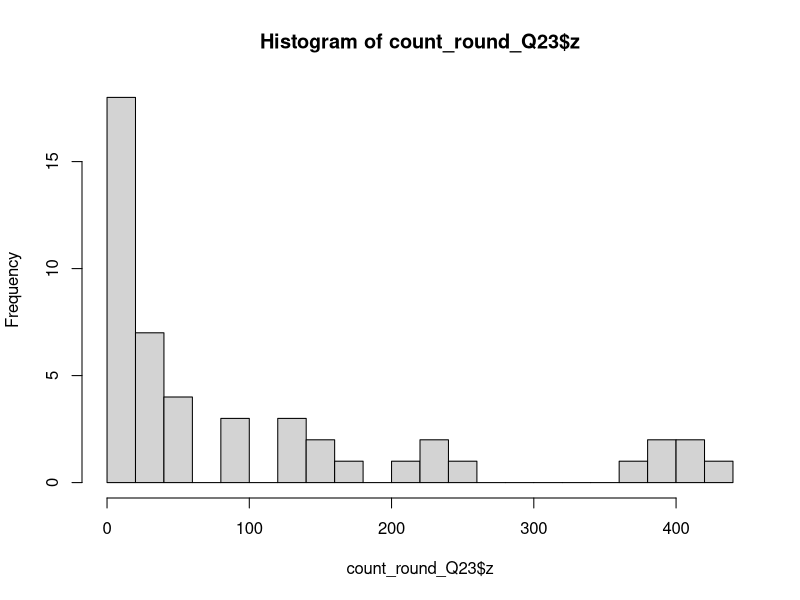
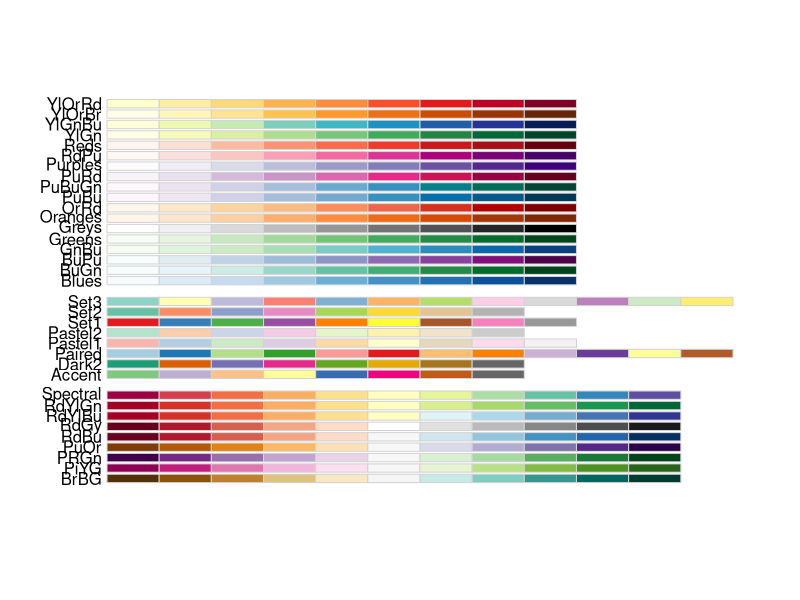
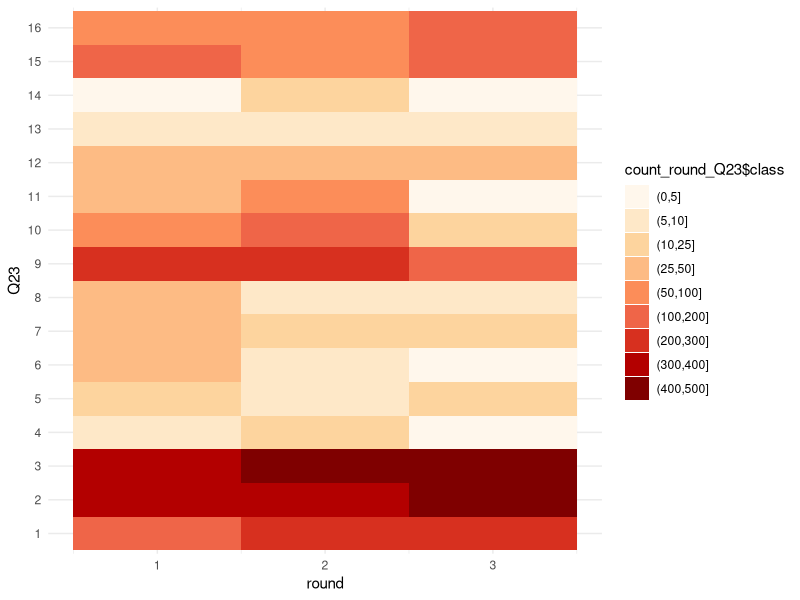
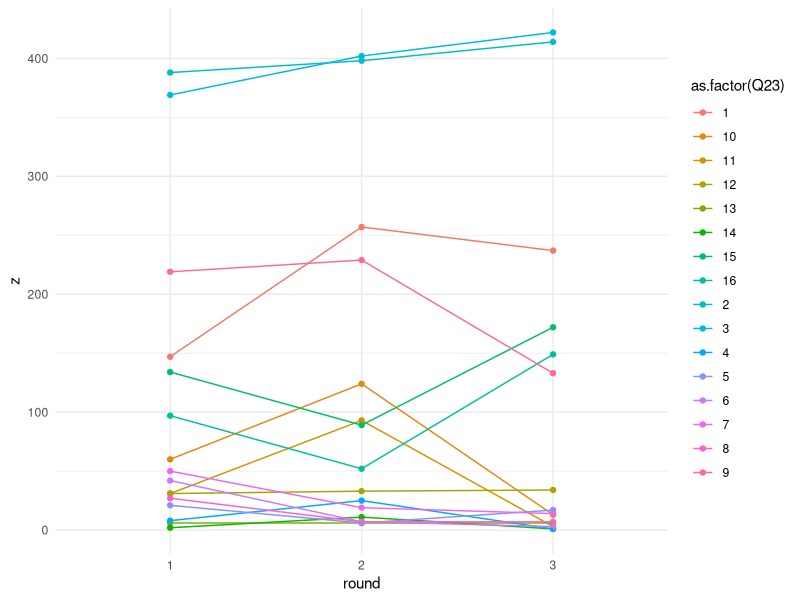
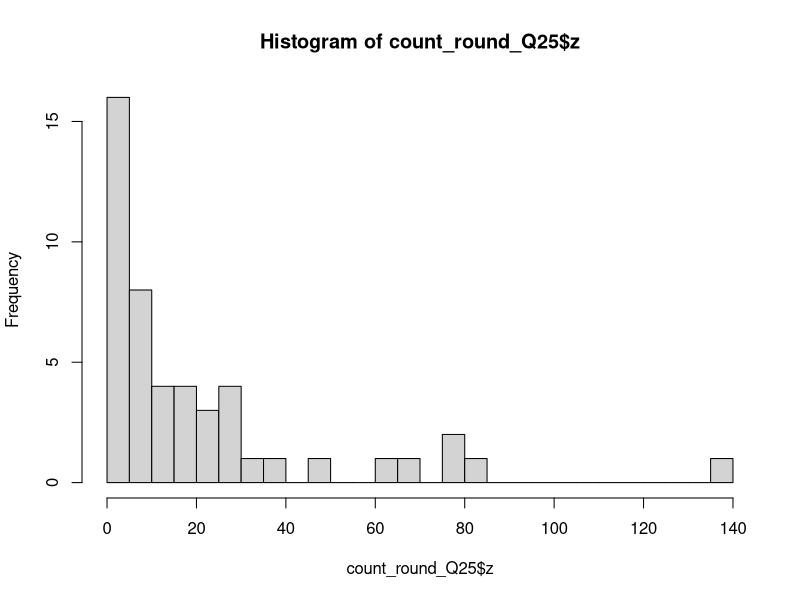
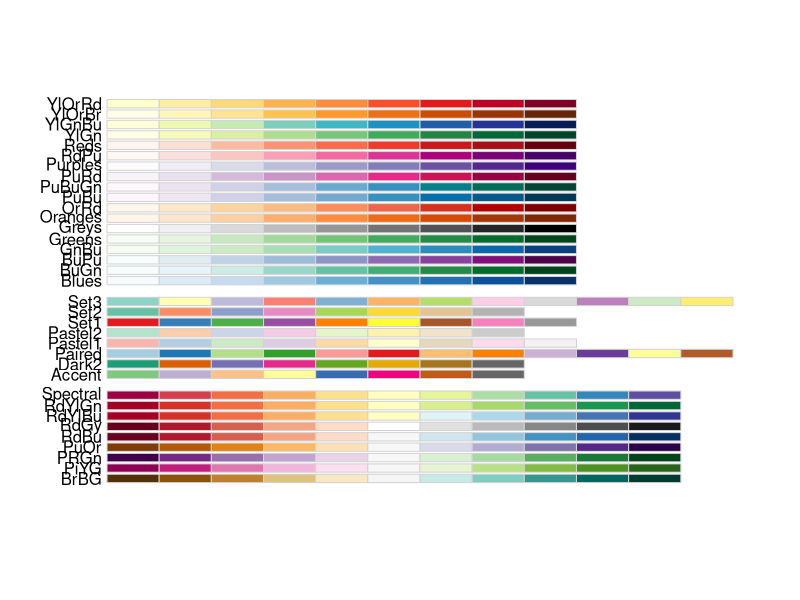
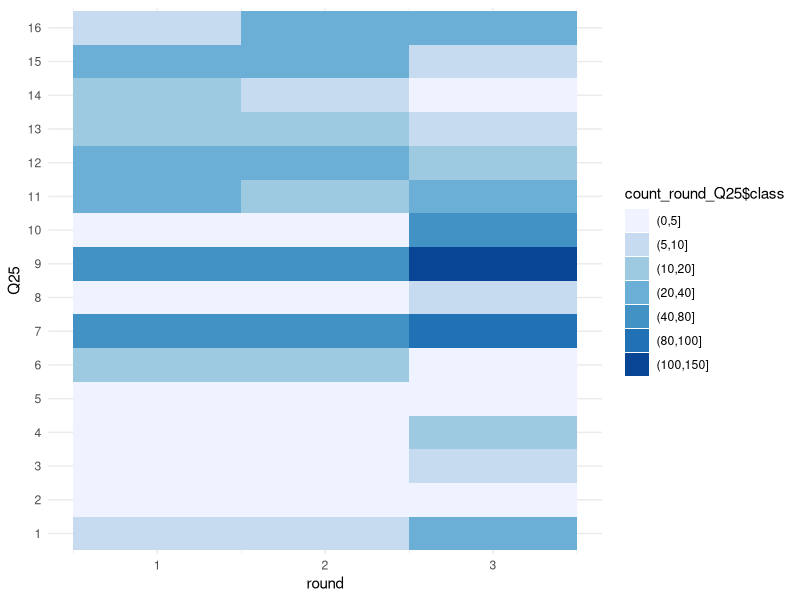
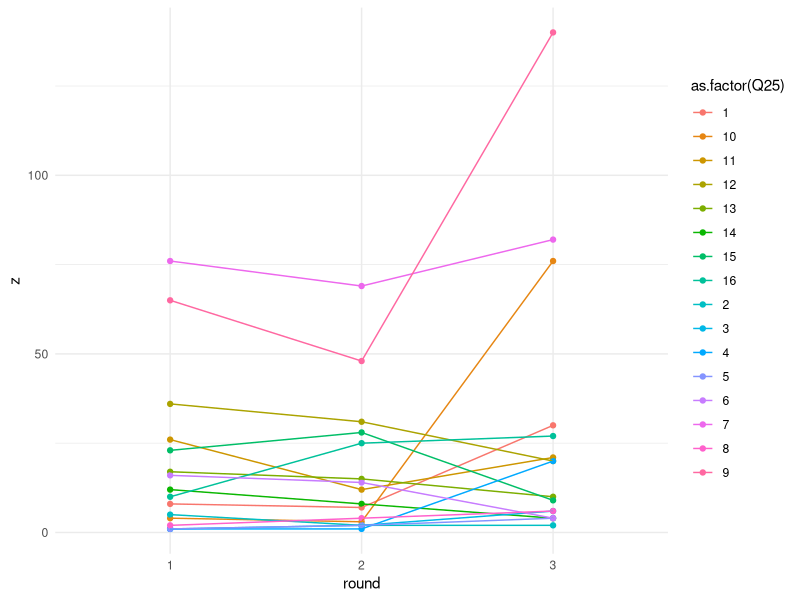

These charts were generated, in order, by the following R code: (Note: this script raises an error after producing the figures.)
install.packages("dplyr")
install.packages("plyr")
install.packages("tidyr")
install.packages("ggplot2")
install.packages("RColorBrewer")
install.packages("rjson")
library(rjson)
library(dplyr)
library(tidyr)
library(RColorBrewer)
library(ggplot2)
# library(gridExtra) -- to assess: grid.arrange(x, y, ncol=2)


# import
pdm1 <- read.table("./combined_3_rounds/pdm1.csv", sep = ",", header = TRUE, quote = "")
pdm2 <- read.table("./combined_3_rounds/pdm2.csv", sep = ",", header = TRUE, quote = "")
pdm3 <- read.table("./combined_3_rounds/pdm3.csv", sep = ",", header = TRUE, quote = "")

#pdm1 <- read.table("./data/pdm1.csv", sep = ",", header = TRUE, quote = "")
#pdm2 <- read.table("./data/pdm2.csv", sep = ",", header = TRUE, quote = "")
#pdm3 <- read.table("./data/pdm3.csv", sep = ",", header = TRUE, quote = "")
#pdm3_bis <- read.table("./data/pdm_combined.csv", sep = ",", header = TRUE, quote = "")

# all beneficiaries
all_ben <- read.table("./all_beneficiaries.csv", sep = ",", header = TRUE, quote = "")
all_ben <- tbl_df(all_ben)
all_ben <- filter(all_ben, Poverty.Threshold != "")
#all_ben <- filter(all_ben, Poverty.Threshold != "Children with specific need (not abject or absolut)")


all_gender <- table(all_ben$ChildSex)
all_gender <- all_gender / length(all_ben$ID)


all_ben$ageClass <- cut(all_ben$ChildAge, breaks=c(-1,1,4,11,15,17))
all_age <- table(all_ben$ageClass)
all_age <- all_age / length(all_ben$ID)
#   (-1,1]      (1,4]     (4,11]    (11,15]    (15,17] 
#0.07769890 0.17814382 0.45200840 0.21201290 0.08013598 

all_pov <- table(all_ben$Poverty.Threshold)
all_pov <- all_pov / length(all_ben$ID)
# other
# 0.31931912 
# abject 
# 0.39190642 
# absolute 
# 0.27182743 
# Children with specific need (not abject or absolut) 
# 0.01694703 

# dataset dims
dim(pdm1) # 500 120 
dim(pdm2) # 500 191
dim(pdm3) # 499 190
# dim(pdm3_bis) # 431 190


# common variables
col_pdm1 <- names(pdm1)
col_pdm2 <- names(pdm2)
col_pdm3 <- names(pdm3)
# col_pdm3_bis <- names(pdm3_bis)

# pairwise
length(intersect(col_pdm1, col_pdm2)) # have 119 in common
length(intersect(col_pdm1, col_pdm3)) # have 118 in common
length(intersect(col_pdm2, col_pdm3)) # have 190 in common

# length(intersect(col_pdm1, col_pdm3bis)) # have 118 in common
# length(intersect(col_pdm2, col_pdm3_bis)) # have 190 in common

# all 3
length(intersect(intersect(col_pdm1, col_pdm2), col_pdm3)) # have 118 in common
#length(intersect(intersect(col_pdm1, col_pdm2), col_pdm3bis)) # have 118 in common

# common columns
comm_col <- intersect(intersect(col_pdm1, col_pdm2), col_pdm3) 
# comm_col_bis <- intersect(intersect(col_pdm1, col_pdm2), col_pdm3_bis) 

# subset pdms for commun variables only
pdm1_com <- pdm1[comm_col]
pdm2_com <- pdm2[comm_col]
pdm3_com <- pdm3[comm_col]

#pdm1_com_bis <- pdm1[comm_col_bis]
#pdm2_com_bis <- pdm2[comm_col_bis]
#pdm3_com_bis <- pdm3[comm_col_bis]

# tagging by rounds
pdm1_com$ROUND <- 1
pdm2_com$ROUND <- 2
pdm3_com$ROUND <- 3

#pdm1_com_bis$ROUND <- 1
#pdm2_com_bis$ROUND <- 2
#pdm3_com_bis$ROUND <- 3


# merging/appending data frames
pdm <- rbind(pdm1_com, pdm2_com)
pdm <- rbind(pdm, pdm3_com)

#pdm_bis <- rbind(pdm1_com_bis, pdm2_com_bis)
#pdm_bis <- rbind(pdm_bis, pdm3_com_bis)

# get household UNHCR File n° present in all 3 rounds
ids_round1 <- unique(pdm[pdm$ROUND == 1,c("M2")])
ids_round2 <- unique(pdm[pdm$ROUND == 2,c("M2")])
ids_round3 <- unique(pdm[pdm$ROUND == 3,c("M2")])
length(intersect(intersect(ids_round1,ids_round2), ids_round3)) # get 208 only

# get household Mobile n° present in all 3 rounds
mobiles_round1 <- unique(pdm[pdm$ROUND == 1,c("M3")])
mobiles_round2 <- unique(pdm[pdm$ROUND == 2,c("M3")])
mobiles_round3 <- unique(pdm[pdm$ROUND == 3,c("M3")])
length(intersect(intersect(mobiles_round1,mobiles_round2), mobiles_round3)) # get 285 only

#ids_round1_bis <- unique(pdm_bis[pdm_bis$ROUND == 1,c("M2")])
#ids_round2_bis <- unique(pdm_bis[pdm_bis$ROUND == 2,c("M2")])
#ids_round3_bis <- unique(pdm_bis[pdm_bis$ROUND == 3,c("M2")])
#length(intersect(intersect(ids_round1_bis,ids_round2_bis), ids_round3_bis)) # get 363 only

# get household Serial present in all 3 rounds
serials_round1 <- unique(pdm[pdm$ROUND == 1,c("Serial")])
serials_round2 <- unique(pdm[pdm$ROUND == 2,c("Serial")])
serials_round3 <- unique(pdm[pdm$ROUND == 3,c("Serial")])


length(intersect(intersect(serials_round1,serials_round2), serials_round3)) # get 431 only
common_serials <- intersect(intersect(serials_round1,serials_round2), serials_round3)

#serials_round1_bis <- unique(pdm_bis[pdm_bis$ROUND == 1,c("Serial")])
#serials_round2_bis <- unique(pdm_bis[pdm_bis$ROUND == 2,c("Serial")])
#serials_round3_bis <- unique(pdm_bis[pdm_bis$ROUND == 3,c("Serial")])
#length(intersect(intersect(serials_round1_bis,serials_round2_bis), serials_round3_bis)) # get 429 only
# IDEM THAN WITH DEFAULT PDM3 FILE !!

# get cleaned data - common households over 3 rounds with same variables
data <- pdm[pdm$Serial %in% common_serials,]

# switching to dplyr now
data <- tbl_df(data)

# PREPARE CHILDREN DATASET - PROFILE (select last round only)
data_round3 <- filter(data, ROUND == 3) # using round 3 as reference
# write a function for that, please !
c1 <- select(data_round3, Serial, D4A.1:D4E.1)
names(c1) <- c("hh","gender","age", "edu_rec", "edu_type", "work")
c2 <- select(data_round3, Serial, D4A.2:D4E.2)
names(c2) <- c("hh","gender","age", "edu_rec", "edu_type", "work")
c3 <- select(data_round3, Serial, D4A.3:D4E.3)
names(c3) <- c("hh","gender","age", "edu_rec", "edu_type", "work")
c4 <- select(data_round3, Serial, D4A.4:D4E.4)
names(c4) <- c("hh","gender","age", "edu_rec", "edu_type", "work")
c5 <- select(data_round3, Serial, D4A.5:D4E.5)
names(c5) <- c("hh","gender","age", "edu_rec", "edu_type", "work")
c6 <- select(data_round3, Serial, D4A.6:D4E.6)
names(c6) <- c("hh","gender","age", "edu_rec", "edu_type", "work")
c7 <- select(data_round3, Serial, D4A.7:D4E.7)
names(c7) <- c("hh","gender","age", "edu_rec", "edu_type", "work")
c8 <- select(data_round3, Serial, D4A.8:D4E.8)
names(c8) <- c("hh","gender","age", "edu_rec", "edu_type", "work")
c9 <- select(data_round3, Serial, D4A.9:D4E.9)
names(c9) <- c("hh","gender","age", "edu_rec", "edu_type", "work")

children <- bind_rows(c1,c2,c3,c4,c5,c6,c7,c8,c9)



# remove rows where age = "U" [code for NA in data provided]
#children <- children[!is.na(children$age),]
children <- filter(children, age != "U")
children <- mutate(children, age = as.numeric(age)) # coerce as.numeric

# sort by hh (id)
children <- arrange(children, hh)

# ceiling age < 1 to round them to 1 -- coding is wierd anyway: 0.11, 0.6, ...
children <- mutate(children, age = ceiling(age))


# export to json
children_json <- toJSON(unname(split(children, 1:nrow(children))))
# cat(test)

sink("children.json")
cat(children_json)
sink()


# PREPARE EDUCATION DATASET 
# write a function for that, please !
c1 <- select(data, Serial, D4A.1:D4E.1, ROUND, D5, M4, S2)
names(c1) <- c("hh","gender","age", "edu_rec", "edu_type", "work", "round", "head", "pov_line", "loc")
c2 <- select(data, Serial, D4A.2:D4E.2, ROUND, D5, M4, S2)
names(c2) <- c("hh","gender","age", "edu_rec", "edu_type", "work", "round", "head", "pov_line", "loc")
c3 <- select(data, Serial, D4A.3:D4E.3, ROUND, D5, M4, S2)
names(c3) <- c("hh","gender","age", "edu_rec", "edu_type", "work", "round", "head", "pov_line", "loc")
c4 <- select(data, Serial, D4A.4:D4E.4, ROUND, D5, M4, S2)
names(c4) <- c("hh","gender","age", "edu_rec", "edu_type", "work", "round", "head", "pov_line", "loc")
c5 <- select(data, Serial, D4A.5:D4E.5, ROUND, D5, M4, S2)
names(c5) <- c("hh","gender","age", "edu_rec", "edu_type", "work", "round", "head", "pov_line", "loc")
c6 <- select(data, Serial, D4A.6:D4E.6, ROUND, D5, M4, S2)
names(c6) <- c("hh","gender","age", "edu_rec", "edu_type", "work", "round", "head", "pov_line", "loc")
c7 <- select(data, Serial, D4A.7:D4E.7, ROUND, D5, M4, S2)
names(c7) <- c("hh","gender","age", "edu_rec", "edu_type", "work", "round", "head", "pov_line", "loc")
c8 <- select(data, Serial, D4A.8:D4E.8, ROUND, D5, M4, S2)
names(c8) <- c("hh","gender","age", "edu_rec", "edu_type", "work", "round", "head", "pov_line", "loc")
c9 <- select(data, Serial, D4A.9:D4E.9, ROUND, D5, M4, S2)
names(c9) <- c("hh","gender","age", "edu_rec", "edu_type", "work", "round", "head", "pov_line", "loc")

edu <- bind_rows(c1,c2,c3,c4,c5,c6,c7,c8,c9)
edu <- filter(edu, age != "U")
edu <- select(edu, hh, gender, age, edu_rec, round, head, pov_line, loc)

edu$loc[edu$loc %in% c(7,8,9,10, 12)] <- 99

edu <- mutate(edu, age = as.numeric(age)) # coerce as.numeric

# ceiling age < 1 to round them to 1 -- coding is wierd anyway: 0.11, 0.6, ...
edu <- mutate(edu, age = ceiling(age))

# export to json
edu_json <- toJSON(unname(split(edu, 1:nrow(edu))))

sink("education.json")
cat(edu_json)
sink()


# PREPARE HOUSEHOLDS DATASET (hh: Serial, D5: head, M4: pov_line, D6: has_dis, S2: location)
households <- select(data_round3, Serial, D5, M4, D6, S2)
names(households) <- c("hh","head","pov_line", "has_dis", "loc")
# merge all others (7,8,9,10) to 99
households$loc[households$loc %in% c(7,8,9,10, 12)] <- 99

households_json <- toJSON(unname(split(households, 1:nrow(households))))
sink("households.json")
cat(households_json)
sink()


# PREPARE OUTCOMES DATASET (hh: Serial, round: ROUND, imp: Q20, needs: Q17)
outcomes <- select(data, Serial, ROUND, Q20, Q17, Q16, Q18)
# merge Q16 
# (1,2,3) -> 1 [Education expenditures]
# (4,5,6) -> 2 [Health cares expenditures]
# (7,8,9) -> 3 [Food expenditures]
# (10, 11, 12, 13, 14) -> 99 [Other expenditures]
#outcomes$Q16 <- as.numeric(levels(outcomes$Q16))[outcomes$Q16]
outcomes$Q16[outcomes$Q16 %in% c(1,2,3)] <- 1
outcomes$Q16[outcomes$Q16 %in% c(4,5,6)] <- 2
outcomes$Q16[outcomes$Q16 %in% c(7,8,9)] <- 3
outcomes$Q16[outcomes$Q16 %in% c(0, 10,11,12,13,14)] <- 99
outcomes$Q18[outcomes$Q18 %in% c(0)] <- 2

names(outcomes) <- c("hh","round","imp", "needs", "exp_child_most", "cov_child_exp")
outcomes_json <- toJSON(unname(split(outcomes, 1:nrow(outcomes))))
sink("outcomes.json")
cat(outcomes_json)
sink()


# PREPARE MAIN SOURCES OF INCOME DATASET [1: UN cash assistance, 2: WFP voucher, 5: Paid labour]
sources_income <- select(data, Serial, ROUND, D9)
split_D9 <- strsplit(as.character(sources_income$D9), split = " ")
serial <- rep(sources_income$Serial, sapply(split_D9, length))
round <- rep(sources_income$ROUND, sapply(split_D9, length))
sources_income_single <- data.frame(serial = serial, round = round, D9 = unlist(split_D9))
sources_income_single <- tbl_df(sources_income_single)
# merge  3,4,6,7,97 to 99 [other]

sources_income_single$D9 <- as.numeric(levels(sources_income_single$D9))[sources_income_single$D9]
sources_income_single$D9[sources_income_single$D9 %in% c(3,4,6,7,97)] <- 99

#sources_income_single %>% group_by(round, D9) %>% summarise(perc = round((n() / 431)*100))

names(sources_income_single) <- c("hh","round","income")
incomes_json <- toJSON(unname(split(sources_income_single, 1:nrow(sources_income_single))))
sink("incomes.json")
cat(incomes_json)
sink()


# PREPARE ECONOMIC CONTRIBUTOR DATASET D8 [1: Father, 2: Mother, 3: Other adult, 4: Child over 16, 5: Child under 16, 6: None]
eco_contrib <- select(data, Serial, ROUND, D8)
split_D8 <- strsplit(as.character(eco_contrib$D8), split = " ")
serial <- rep(eco_contrib$Serial, sapply(split_D8, length))
round <- rep(eco_contrib$ROUND, sapply(split_D8, length))
eco_contrib_single <- data.frame(serial = serial, round = round, D8 = unlist(split_D8))
eco_contrib_single <- tbl_df(eco_contrib_single)

eco_contrib_single$D8 <- as.numeric(levels(eco_contrib_single$D8))[eco_contrib_single$D8]
eco_contrib_single$D8[eco_contrib_single$D8 %in% c(0)] <- 6

names(eco_contrib_single) <- c("hh","round","eco_contrib")
eco_contrib_json <- toJSON(unname(split(eco_contrib_single, 1:nrow(eco_contrib_single))))
sink("eco_contributors.json")
cat(eco_contrib_json)
sink()



# PREPARE EXPENDITURES DATASET 
expenditures <- select(data, Serial, ROUND, Q12)
split_Q12 <- strsplit(as.character(expenditures$Q12), split = " ")

serial <- rep(expenditures$Serial, sapply(split_Q12, length))
round <- rep(expenditures$ROUND, sapply(split_Q12, length))
expenditures_single <- data.frame(serial = serial, round = round, Q12 = unlist(split_Q12))
expenditures_single <- tbl_df(expenditures_single)
# merge  0 to 97 [other]
expenditures_single$Q12 <- as.numeric(levels(expenditures_single$Q12))[expenditures_single$Q12]
expenditures_single$Q12[expenditures_single$Q12 %in% c(0)] <- 97

names(expenditures_single) <- c("hh","round","exp")
expenditures_json <- toJSON(unname(split(expenditures_single, 1:nrow(expenditures_single))))
sink("expenditures.json")
cat(expenditures_json)
sink()


# PREPARE EXPENDITURES CHILDREN-SPECIFIC DATASET 
expenditures_child <- select(data, Serial, ROUND, Q14)
split_Q14 <- strsplit(as.character(expenditures_child$Q14), split = " ")

serial <- rep(expenditures_child$Serial, sapply(split_Q14, length))
round <- rep(expenditures_child$ROUND, sapply(split_Q14, length))
expenditures_child_single <- data.frame(serial = serial, round = round, Q14 = unlist(split_Q14))
expenditures_child_single <- tbl_df(expenditures_child_single)

# merge  0 -> 99, 1 -> 3, 8 -> 7, 14 -> 12, 
expenditures_child_single$Q14 <- as.numeric(levels(expenditures_child_single$Q14))[expenditures_child_single$Q14]
expenditures_child_single$Q14[expenditures_child_single$Q14 %in% c(0)] <- 99
#expenditures_child_single$Q14[expenditures_child_single$Q14 %in% c(1)] <- 3
expenditures_child_single$Q14[expenditures_child_single$Q14 %in% c(8)] <- 7
expenditures_child_single$Q14[expenditures_child_single$Q14 %in% c(14)] <- 12

# remove School fees (1) for round 1 - data collection process was wrong
# expenditures_child_single <- filter(expenditures_child_single, exp_child != 1 | round != 1)

# remove School fees (1) for all rounds - data collection process was wrong
# expenditures_child_single <- filter(expenditures_child_single, exp_child != 1 | round != 1)



names(expenditures_child_single) <- c("hh","round","exp_child")
expenditures_child_json <- toJSON(unname(split(expenditures_child_single, 1:nrow(expenditures_child_single))))
sink("expenditures_children.json")
cat(expenditures_child_json)
sink()


# PREPARE CURRENTLY USED COPING MECHANISMS - Q23
current_coping <- select(data, Serial, ROUND, Q23)
split_Q23 <- strsplit(as.character(current_coping$Q23), split = " ")
serial <- rep(current_coping$Serial, sapply(split_Q23, length))
round <- rep(current_coping$ROUND, sapply(split_Q23, length))
current_coping_single <- data.frame(serial = serial, round = round, Q23 = unlist(split_Q23))
current_coping_single <- tbl_df(current_coping_single)
# merge  0,21 to 97 [other]
current_coping_single$Q23 <- as.numeric(levels(current_coping_single$Q23))[current_coping_single$Q23]
current_coping_single$Q23[current_coping_single$Q23 %in% c(0,21)] <- 97

names(current_coping_single) <- c("hh","round","curr_cop")
current_coping_json <- toJSON(unname(split(current_coping_single, 1:nrow(current_coping_single))))
sink("current_coping_mechanisms.json")
cat(current_coping_json)
sink()

# PREPARE STOPPED COPING MECHANISMS - Q25
stopped_coping <- select(data, Serial, ROUND, Q25)
split_Q25 <- strsplit(as.character(stopped_coping$Q25), split = " ")
serial <- rep(stopped_coping$Serial, sapply(split_Q25, length))
round <- rep(stopped_coping$ROUND, sapply(split_Q25, length))
stopped_coping_single <- data.frame(serial = serial, round = round, Q25 = unlist(split_Q25))
stopped_coping_single <- tbl_df(stopped_coping_single)

# merge  0, 20, 21 to 97 [other]
stopped_coping_single$Q25 <- as.numeric(levels(stopped_coping_single$Q25))[stopped_coping_single$Q25]
stopped_coping_single$Q25[stopped_coping_single$Q25 %in% c(0,20,21, 99)] <- 97

names(stopped_coping_single) <- c("hh","round","stop_cop")
stopped_coping_json <- toJSON(unname(split(stopped_coping_single, 1:nrow(stopped_coping_single))))
sink("stopped_coping_mechanisms.json")
cat(stopped_coping_json)
sink()


# # households cutting back on education reduction - Q25 item 12
has12 <- function(list) { "12" %in% strsplit(as.character(list), split = " ")[[1]]}
criteria <- sapply(as.character(data$Q25), has12) 
#View(data[t,"Q25"])
notCuttingEdu <- data[criteria,]
byRound <- group_by(notCuttingEdu, ROUND)
summarise(byRound, count = n())
# it reduces over
#   ROUND count
#   (dbl) (int)
#1      1    36
#2      2    31
#3      3    20




# visualizing contingency tables -- use case of currentcoping mechanisms 
coping_current <- select(data, Serial, ROUND, Q23)
split_current <- strsplit(as.character(coping_current$Q23), split = " ")

serial <- rep(coping_current$Serial, sapply(split_current, length))
round <- rep(coping_current$ROUND, sapply(split_current, length))

coping_current_single <- data.frame(serial = serial, round = round, Q23 = unlist(split_current))
coping_current_single$Q23 <- as.character(coping_current_single$Q23)
coping_current_single_1_to_16 <- filter(coping_current_single, Q23 %in% as.character(1:16))
by_round_Q23 <- group_by(coping_current_single_1_to_16, round, Q23)
count_round_Q23 <- summarise(by_round_Q23, z = n())

# find proper colour classes 
hist(count_round_Q23$z, breaks=20)
# 0-50 50-100 100-200 200-300 300 and more

count_round_Q23$class <- cut(count_round_Q23$z, c(0, 5, 10, 25, 50, 100, 200, 300, 400, 500))

# plot
display.brewer.all()

contingency_Q23_plot <- ggplot(count_round_Q23, aes(round, Q23))
contingency_Q23_plot + geom_tile(aes(fill=count_round_Q23$class)) + theme_minimal() + scale_fill_manual(values = brewer.pal(9,"OrRd")) + scale_y_discrete(limits=as.character(1:16)) 

contingency_Q23_plot_para <- ggplot(count_round_Q23, aes(round, z, color = as.factor(Q23)))
contingency_Q23_plot_para + geom_point() + geom_line()  + theme_minimal() + scale_x_discrete(limits=as.character(1:3)) 

# visualizing contingency tables -- use case of currentcoping mechanisms 
coping_avoided <- select(data, Serial, ROUND, Q25)
split_avoided <- strsplit(as.character(coping_avoided$Q25), split = " ")
serial <- rep(coping_avoided$Serial, sapply(split_avoided, length))
round <- rep(coping_avoided$ROUND, sapply(split_avoided, length))

coping_avoided_single <- data.frame(serial = serial, round = round, Q25 = unlist(split_avoided))
coping_avoided_single$Q25 <- as.character(coping_avoided_single$Q25)
coping_avoided_single_1_to_16 <- filter(coping_avoided_single, Q25 %in% as.character(1:16))
by_round_Q25 <- group_by(coping_avoided_single_1_to_16, round, Q25)
count_round_Q25 <- summarise(by_round_Q25, z = n())

# find proper colour classes 
hist(count_round_Q25$z, breaks=20)
# 0-50 50-100 100-200 200-300 300 and more

count_round_Q25$class <- cut(count_round_Q25$z, c(0, 5, 10, 20, 40, 80, 100, 150))

# plot
display.brewer.all()

contingency_Q25_plot <- ggplot(count_round_Q25, aes(round, Q25))
contingency_Q25_plot + geom_tile(aes(fill=count_round_Q25$class)) + theme_minimal() + scale_fill_manual(values = brewer.pal(7,"Blues")) + scale_y_discrete(limits=as.character(1:16)) 

# as // coordinates
contingency_Q25_plot_para <- ggplot(count_round_Q25, aes(round, z, color = as.factor(Q25)))
contingency_Q25_plot_para + geom_point() + geom_line()  + theme_minimal() + scale_x_discrete(limits=as.character(1:3)) 




# visualizing child focused expenses
children_expenses <- select(data, Serial, Q15A, Q15B, Q15C, Q15D, ROUND)
children_expenses_gath <- gather(children_expenses, type, amount, -Serial, -ROUND, na.rm = TRUE)
children_expenses_gath$type <- substr(children_expenses_gath$type, 4,5)

by_round_type <- group_by(children_expenses_gath, ROUND, type)
sum_children_expenses_by_type_round <- summarise(by_round_type, sum = sum(amount))

children_exp_plot <- ggplot(sum_children_expenses_by_type_round, aes(ROUND, sum, color = type))
children_exp_plot + geom_point() + geom_line() + scale_x_discrete() + theme_minimal() + scale_color_brewer(palette = "Set1")



# 78,854 spent in total over the 3 rounds
# 1504 children
# 52.43 USD / children over the 3 months => 87% of what have been distributed captured here



# visualizing overall life improvement by # of children
# D4 is number of children

hh_improved_all <- select(data, D4, Q20, ROUND, Serial)

hh_improved <- filter(select(data, D4, Q20, ROUND, Serial), Q20 == 1)
hh_improved_yes <- filter(select(data, D4, Q20, ROUND, Serial), Q20 == 1)
get_total_children_round <- function(round, nb_children) {dim(filter(hh_improved_all, D4 == nb_children , ROUND == round))[1]}
by_round_nb_children <- summarise(group_by(hh_improved, ROUND, D4), perc = n() / get_total_children_round(ROUND, D4)*100)
by_round_nb_children <- filter(by_round_nb_children, D4 != 0)

round_children_plot <- ggplot(by_round_nb_children, aes(D4, perc, color = as.factor(ROUND)))
round_children_plot + geom_point() + geom_line()  + theme_minimal() + scale_color_brewer(palette = "Set1") +scale_x_discrete(limits=as.character(1:9))


## DATA VIS.
# testing 3 var. plotting through jittering
ggplot(pdm, aes(factor(pdm$ROUND), factor(pdm$Q17))) + geom_jitter(aes(colour = factor(M4), alpha = 1/10)) + theme_minimal()

# improving living condition over rounds
imp_liv_cond <- pdm[pdm$Q20 != 0, c("Q20", "ROUND")]
ggplot(imp_liv_cond, aes(factor(imp_liv_cond$ROUND), fill=factor(imp_liv_cond$Q20))) + geom_bar(position = "fill", width = 0.6, size = 0.2) + coord_flip() + theme_minimal() + scale_fill_manual(values = c("#377eb8", "#e41a1c"), name = "Improved overall living condition", labels = c("Yes", "No")) + xlab("Round") + ylab("") + scale_y_continuous(labels = scales::percent)

# cover basic needs
cover_basic_needs <- pdm[pdm$Q17 != 0, c("Q17", "ROUND")]
ggplot(cover_basic_needs, aes(factor(cover_basic_needs$ROUND), fill=factor(cover_basic_needs$Q17)))  + geom_bar(position = "fill", width = 0.6, size = 0.2) + coord_flip() + theme_minimal() + scale_fill_manual(values = rev(brewer.pal(4,"PuBu")), name = "How far does it help covering basic needs ?", labels = c("Significantly", "Moderatly", "Slightly", "Not at all")) + xlab("Round") + ylab("") + scale_y_continuous(labels = scales::percent)
